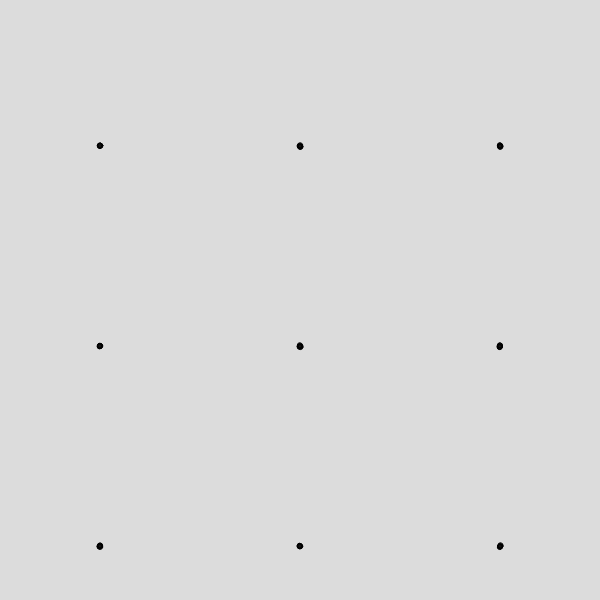
Frame 1 (no input)
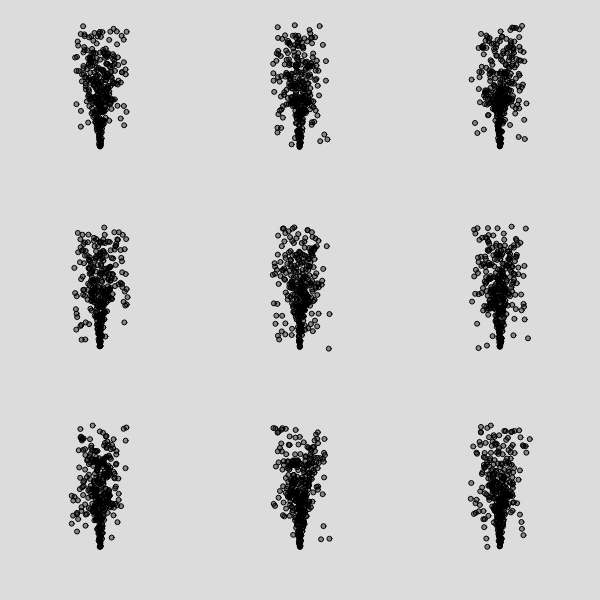
Frame 60 (no input)
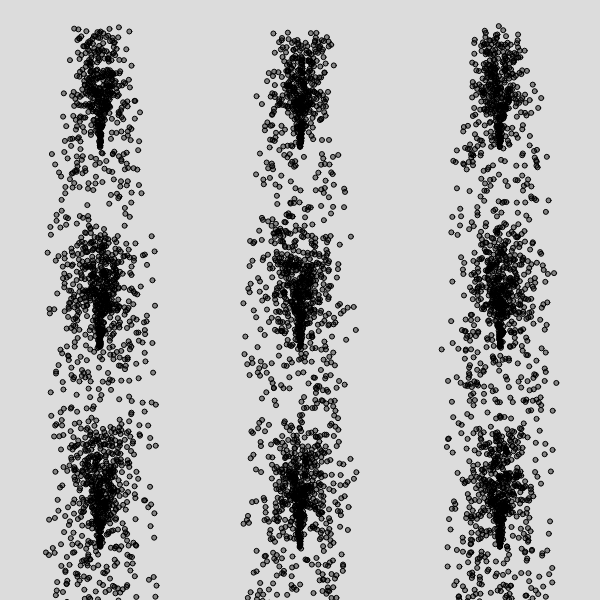
Frame 120 (the mouse pressed at the canvas centre since frame 60)

The p5.js sketch that drew these frames (run headless with seeded random() and noise() and a simulated clock; from frame 60 on, the mouse is pressed at the canvas centre):

// p5.js sketch
// ── sketch.js
let psystems = [];

function setup() {
  createCanvas(600, 600);
  for (let i = 0; i < 3; i++) {
    for (let j = 0; j < 3; j++) {
      let x = 100 + j * 200;
      let y = 150 + i * 200;
      let ps = new ParticleSystem(x,y);
      psystems.push(ps);
    }
  }
}

function draw() {
  background(220);
  for (let i = 0; i < psystems.length; i++) {
    psystems[i].render();
  }
}

// ── particle.js
class ParticleSystem {
  constructor(px, py) {
    this.particles = [];
    this.x = px;
    this.y = py;
  }
  
  render() {
    for (let i = 0; i < 5; i++) {
      let p = new Particle(this.x, this.y);
      this.particles.push(p)
    }

    for (let i = 0; i < this.particles.length; i++) {
      let p = this.particles[i];
      p.update();
      p.render();
      if (p.y > height) {
        this.particles.splice(i, 1);
      }
    }
  }
}

class Particle {
  constructor(x, y) {
    this.x = x;
    this.y = y;
    this.xacc = 0;
    this.yacc = 0.098;
    this.xspd = random(-0.5, 0.5);
    this.yspd = random(-3, -5);
    this.size = 5;
  }
  update() {
    this.xspd += this.xacc;
    this.yspd += this.yacc;
    this.x += this.xspd;
    this.y += this.yspd;
  }
  render() {
    fill(0,100);
    circle(this.x, this.y, this.size);
  }
}
